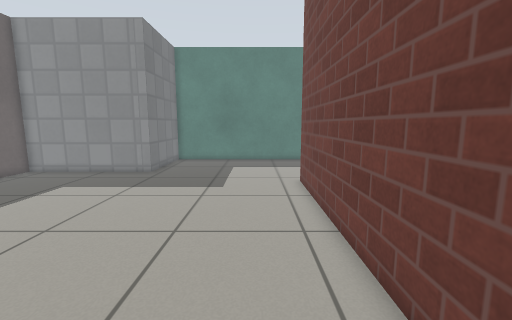
view 1 (above)

16 first-person views from a walk through a world built for the Gazebo simulator. The camera is 0.82 m above the floor, tilts 8° down and sees 90° across. The floor is counted in squares, 0.25 m on a side. Each view is taken from the middle of a square. On the plan, view 1 faces up. The plan holds only what a view shows up to about 20 squares ahead; the rest is blank. Simple patterns stand in for the simulator's built-in surfaces.

view 2
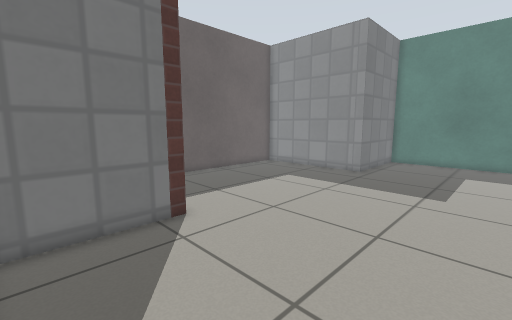

view 3
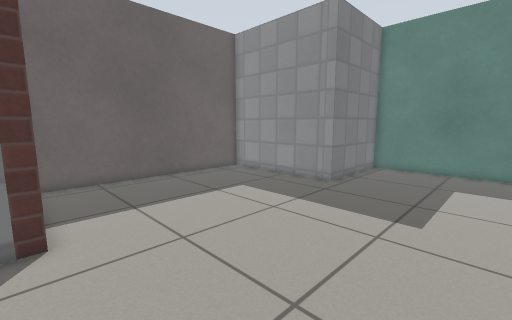

view 4
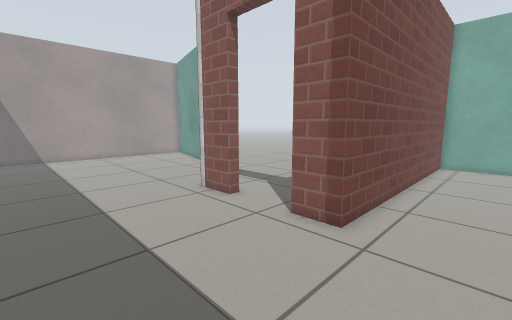

view 5
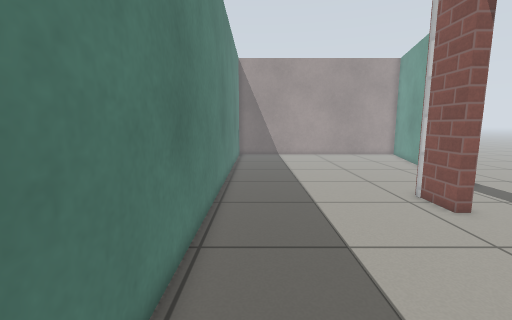

view 6
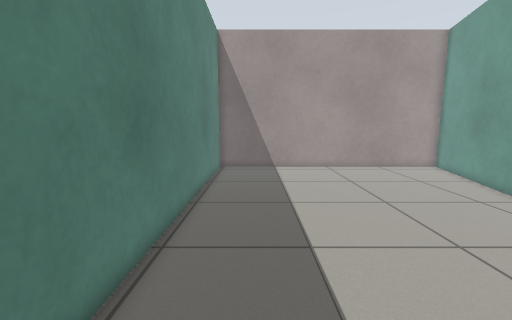

view 7
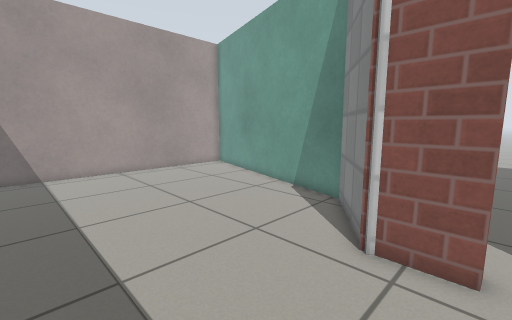

view 8
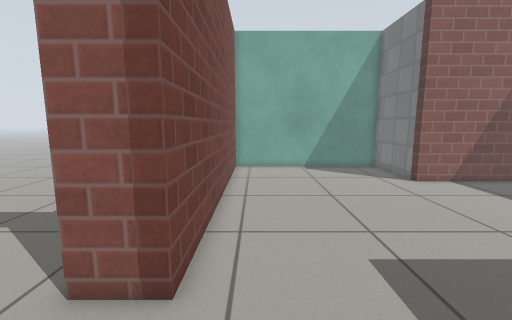

view 9
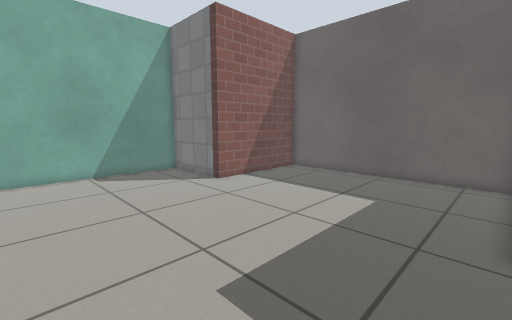

view 10
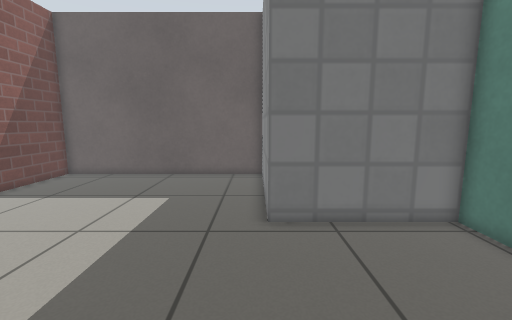

view 11
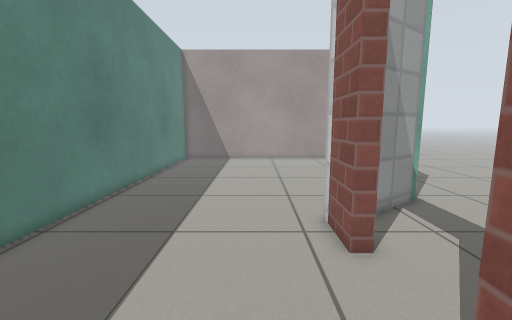

view 12
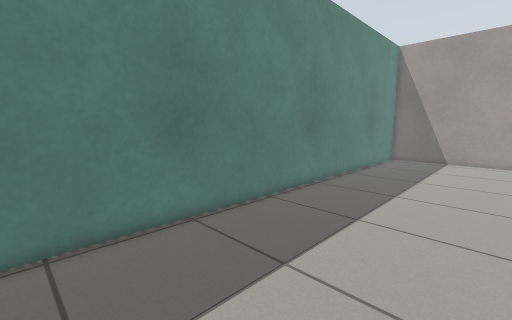

view 13
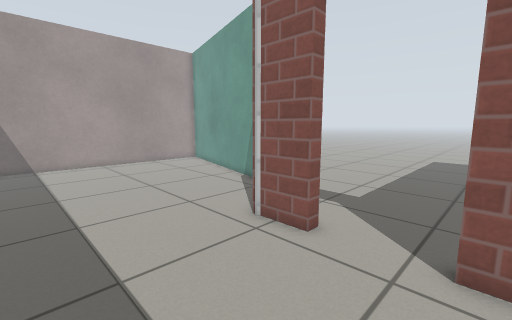

view 14
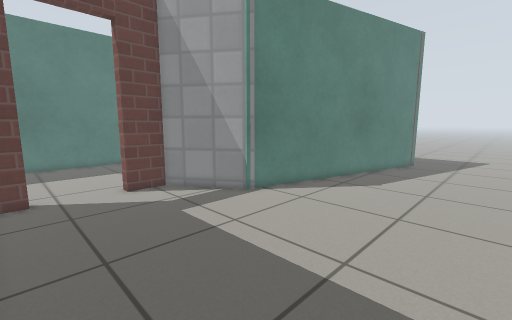

view 15
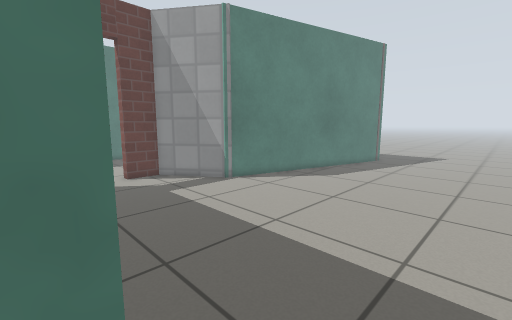

view 16
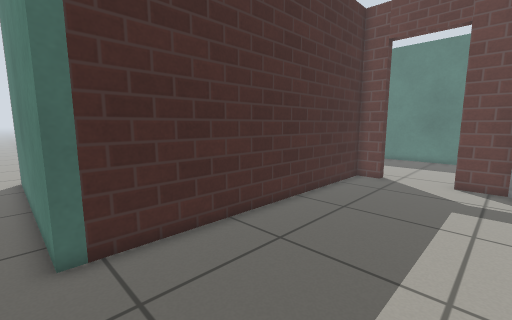

### Floor plan
Points are (right, up) in squares from view 1. A wall is a line through its corners. A room is listed if a view was taken in it or the views show most of it. See-through windows are left out.
Room 1 (views 1, 2, 3, 4, 5, 6, 7, 8, 9, 10, 11, 12, 13)
walls: (8.2, 14.6) (10.4, 14.6) (13.1, 10.7) (26.6, 7.1) (26.6, 23.8) (-7.2, 23.8) (-7.2, 17.4) (-15.6, 17.4) (-15.6, 4.6) (-8.2, 4.6) (-8.2, -0.8) (2.6, -0.8) (2.6, 14.6) (4.6, 14.6)
ways out: open door at (6.5, 14) to room 2
Room 2 (views 14, 15, 16)
walls: (4.6, 14) (3.2, 14) (3.2, -1.4) (-8.9, -1.4); (27.2, 6.3) (12.8, 10.2) (10.1, 14) (8.2, 14)
ways out: open door at (6.5, 14) to room 1; opening at (-10.5, -2.5)

Positions as (right, up) in squares from view 1, and headings:
1: (0, 0), facing up
2: (0, 0), facing up-left
3: (0, 4), facing up-left
4: (-1, 22), facing down-right
5: (-1, 22), facing right
6: (7, 21), facing right
7: (8, 21), facing down-right
8: (1, 19), facing down
9: (1, 17), facing down-left
10: (1, 17), facing left
11: (2, 17), facing right
12: (1, 16), facing up-right
13: (4, 21), facing down-right
14: (4, 1), facing up-right
15: (3, -2), facing up-right
16: (10, -2), facing up-left
